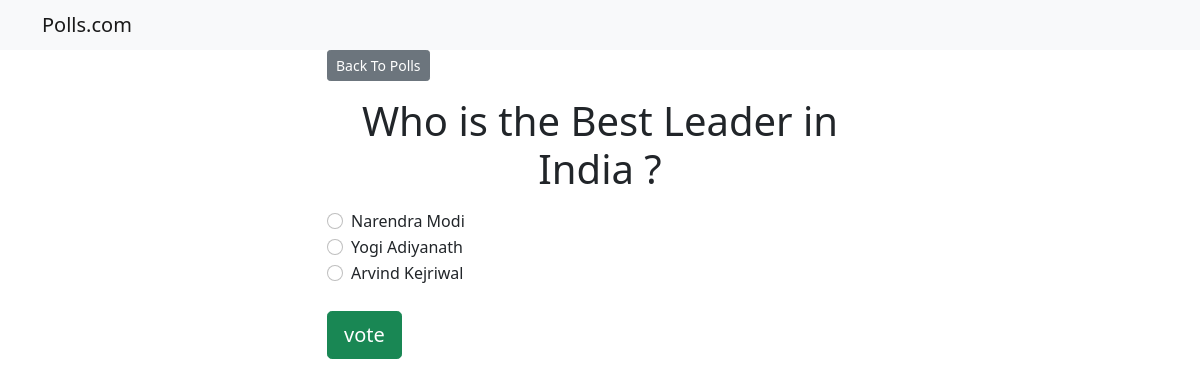
Page /3 on the committed database.
### polesapp/models.py (models this page shows, shortened)
class Question(models.Model):
    question_text = models.CharField(max_length=200)
    pub_date = models.DateTimeField('Date published')

class Choice(models.Model):
    question = models.ForeignKey(Question, on_delete=models.CASCADE)
    choice_text = models.CharField(max_length=200)
    votes = models.IntegerField(default = 0)

### polesapp/views.py (the view)
# urls.py: path('<int:question_id>', views.details, name='details'),
def details(request, question_id):
    try:
        question = Question.objects.get(pk=question_id)
    except Question.DoesNotExist:
        raise Http404("Question does not exist!")
    return render(request, 'details.html', {'question': question })

### templates/details.html (shortened to what this page needs)
{% extends "base.html" %}
{% block content %}
<a class="btn btn-secondary btn-sm mb-3" href="{% url 'polesapp:index' %}"> Back To Polls </a>
<h1 class="text-center mb-3"> {{ question.question_text }} </h1>
<form action="{% url 'polesapp:vote' question.id %}" method="post">
    {% for choice in question.choice_set.all %}
    <div class="form-check">
        <input
            type="radio"
            name="choice"
            class="form-check-input"
            id="choice{{ forloop.counter }}"
            value="{{ choice.id }}"
        />
        <label for="choice{{ for.lop.counter }}">{{ choice.choice_text }}</label>
    </div>
    {% endfor %}
    <input type="submit" value="vote" class="btn btn-success btn-lg btn-block mt-4" />
</form>
{% endblock %}

### rows in the picture
Question: question_text "Who is the Best Leader in India ?"
Choice: choice_text "Narendra Modi"
Choice: choice_text "Yogi Adiyanath"
Choice: choice_text "Arvind Kejriwal"
